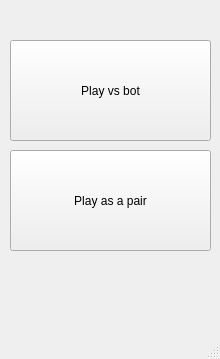
<?xml version="1.0" encoding="UTF-8"?>
<ui version="4.0">
 <class>MainWindow</class>
 <widget class="QMainWindow" name="MainWindow">
  <property name="geometry">
   <rect>
    <x>0</x>
    <y>0</y>
    <width>220</width>
    <height>359</height>
   </rect>
  </property>
  <property name="windowTitle">
   <string>MainWindow</string>
  </property>
  <widget class="QWidget" name="centralwidget">
   <widget class="QPushButton" name="bot">
    <property name="geometry">
     <rect>
      <x>10</x>
      <y>40</y>
      <width>201</width>
      <height>101</height>
     </rect>
    </property>
    <property name="text">
     <string>Play vs bot</string>
    </property>
   </widget>
   <widget class="QPushButton" name="normal">
    <property name="geometry">
     <rect>
      <x>10</x>
      <y>150</y>
      <width>201</width>
      <height>101</height>
     </rect>
    </property>
    <property name="text">
     <string>Play as a pair</string>
    </property>
   </widget>
  </widget>
  <widget class="QMenuBar" name="menubar">
   <property name="geometry">
    <rect>
     <x>0</x>
     <y>0</y>
     <width>220</width>
     <height>21</height>
    </rect>
   </property>
  </widget>
  <widget class="QStatusBar" name="statusbar"/>
 </widget>
 <resources/>
 <connections/>
</ui>
